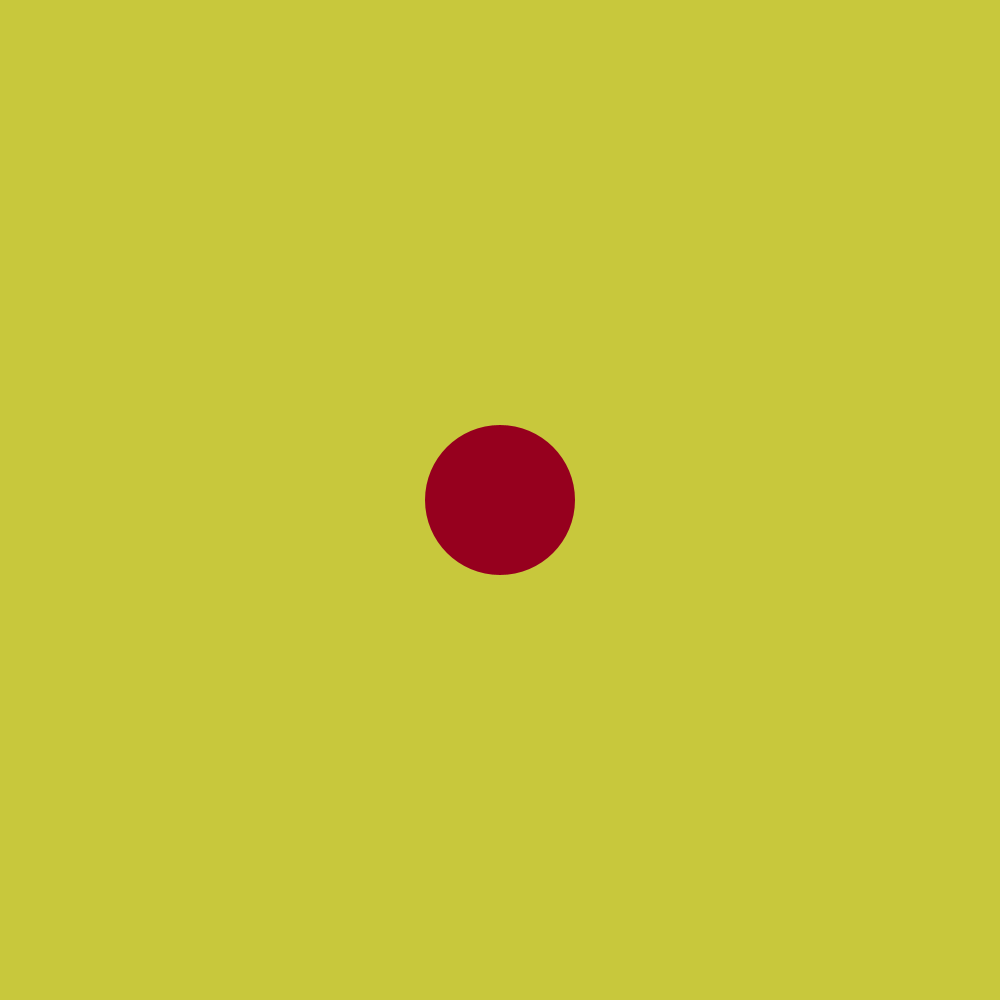
Frame 1 (no input)
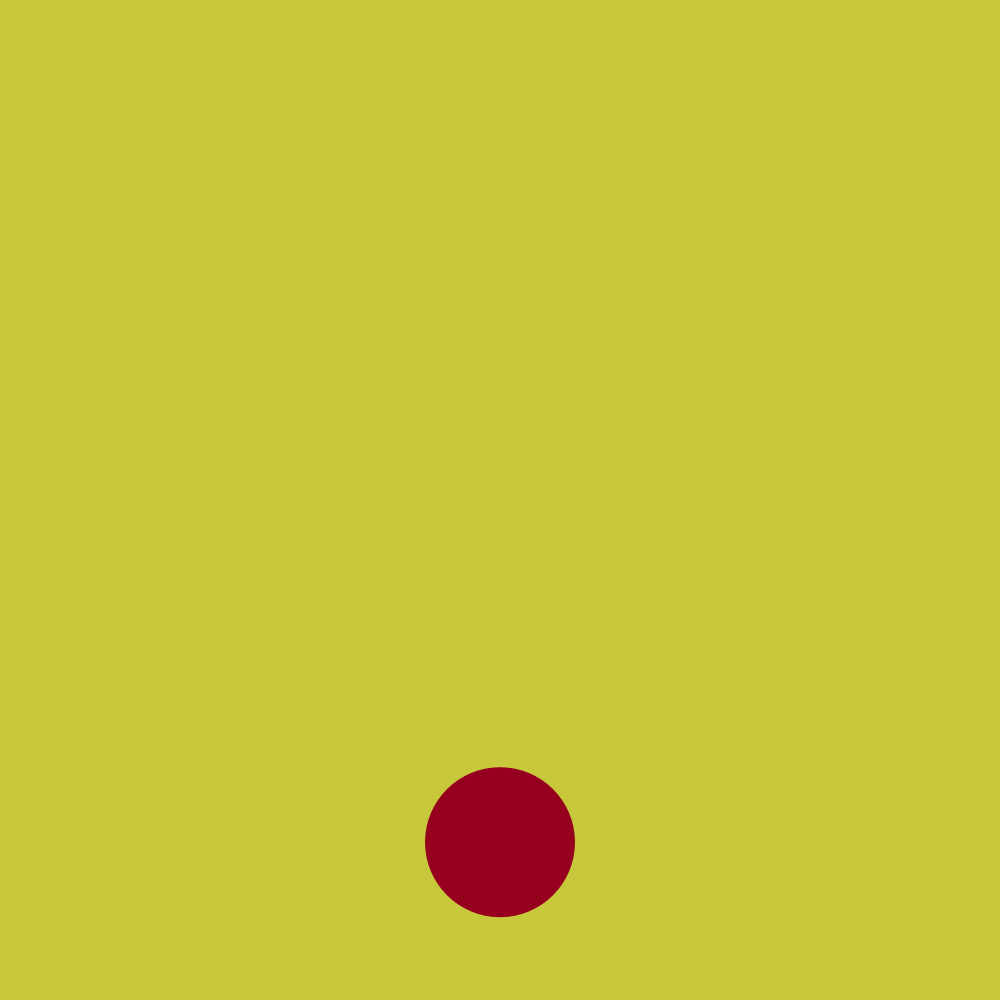
Frame 60 (the mouse pressed at the canvas centre just before this capture)
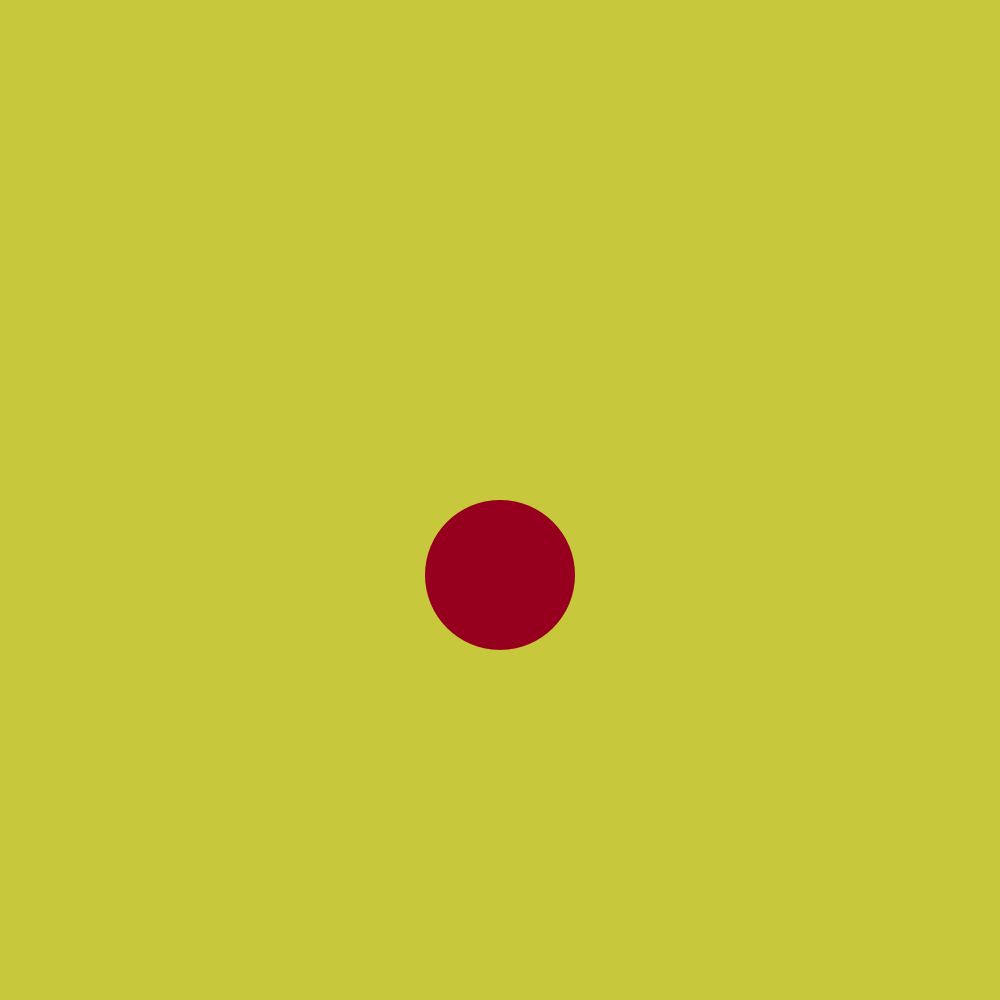
Frame 120 (the mouse held since frame 60 and released just before this capture)

The Processing sketch that drew these frames (run headless with seeded random() and noise(); from frame 60 on, the mouse is pressed at the canvas centre):

// Processing sketch: Week_7_Quiz
// ── Week_7_Quiz.pde
PVector circlePosition, circleVelocity, circleAcceleration, circleOffset;
float circW = 150;
float circH = 150;
boolean overC, locked = false;

void setup()
{
  noStroke();
  size(1000, 1000);
  circlePosition = new PVector(500, 500);
  circleVelocity = new PVector(0, 0);
  circleAcceleration = new PVector(0, 0.2);
  circleOffset = new PVector(0, 0);
}

void draw()
{
  background(200, 200, 60);
  fill(150, 0, 30);
  ellipse(circlePosition.x, circlePosition.y, circW, circH);
  circlePosition.add(circleVelocity);
  circleVelocity.add(circleAcceleration);
  checkBoundaries();
  float d = dist(mouseX, mouseY, circlePosition.x, circlePosition.y);
  if(d < circW/2)
  {
    overC = true;
  }
  else
  {
    overC = false;
  }
}

void checkBoundaries()
{
  if(circlePosition.x < circW/2)
  {
    circlePosition.x = circW/2;
    circleVelocity.x = circleVelocity.x * -0.9;
    circleAcceleration.x = circleAcceleration.x * -0.1;
  }
  if(circlePosition.x > width-(circW/2))
  {
    circlePosition.x = width-(circW/2);
    circleVelocity.x = circleVelocity.x * -0.9;
    circleAcceleration.x = circleAcceleration.x * -0.1;
  }
  if(circlePosition.y > height-(circH/2))
  {
    circleVelocity.y = circleVelocity.y * -0.9;
  }
}

void mousePressed()
{
  if(overC)
  {
    locked = true;
  }
  else
  {
    locked = false;
  }
  circleOffset.x = mouseX - circlePosition.x;
  circleOffset.y = mouseY - circlePosition.y;
}

void mouseDragged()
{
  if(locked)
  {
    circlePosition.x = mouseX - circleOffset.x;
    circlePosition.y = mouseY - circleOffset.y;
    circleVelocity.x = 0;
    circleVelocity.y = 0;
    circleAcceleration.y = 0;
  }
}

void mouseReleased()
{
  locked = false;
  circleVelocity.y = 1;
  circleAcceleration.y = 0.2;
  
  if(mouseX > width/2)
  {
    circleVelocity.x = 1;
    circleAcceleration.x = 0.2;
  }
  
  if(mouseX < width/2)
  {
    circleVelocity.x = 1;
    circleAcceleration.x = 0.2;
  }
}
